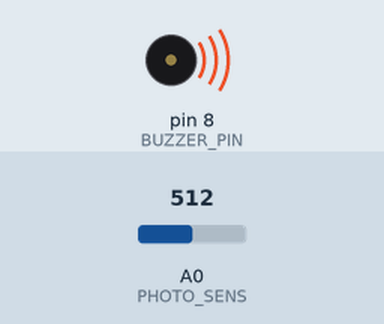
The sketch below on a simulated Arduino Uno, built with avr-gcc and run on an emulated ATmega328P. Parts: buzzer (waves = sounding). The test bench sets the inputs (shaded band); at power-on: A0 (PHOTO_SENS) = 512.

Above: at 1.2 s.
1.3 s: A0 (PHOTO_SENS) set to 0
At 2.5 s:
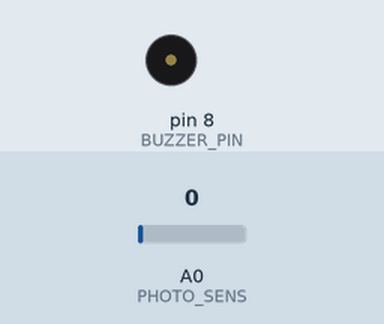
2.8 s: A0 (PHOTO_SENS) set to 122
At 3.9 s:
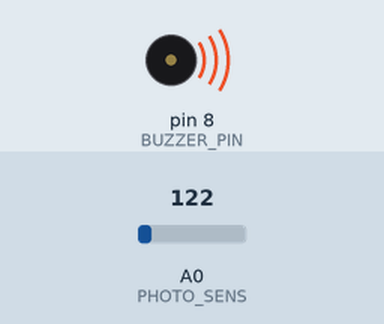
Timing chart, 0 to 5.8 s (numbered marks = the images above; inputs shaded):
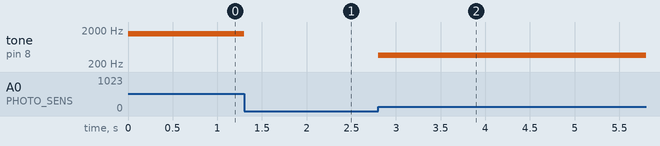

The sketch:

s2.5_theremin.ino
```cpp
#define BUZZER_PIN 8
#define PHOTO_SENS A0

void setup() {
  pinMode(BUZZER_PIN, OUTPUT);

}

void loop() {
  //генерация сигнала на BUZZER_PIN
  //с частотой, равной значению, полученному на аналоговом входе, и умноженному на 4
  //продолжительностью 10 миллисекунд
  tone(BUZZER_PIN, analogRead(PHOTO_SENS) * 3, 10);

  //если в tone() опустить третий параметр,
  //прекратить сигнал можно с помощью noTone(BUZZER_PIN);
}
```

Measured:
- after the input at 1.3 s, tone on pin 8 (BUZZER_PIN): 1536 Hz → silent at once
- after the input at 2.8 s, tone on pin 8 (BUZZER_PIN): silent → 366 Hz at once
